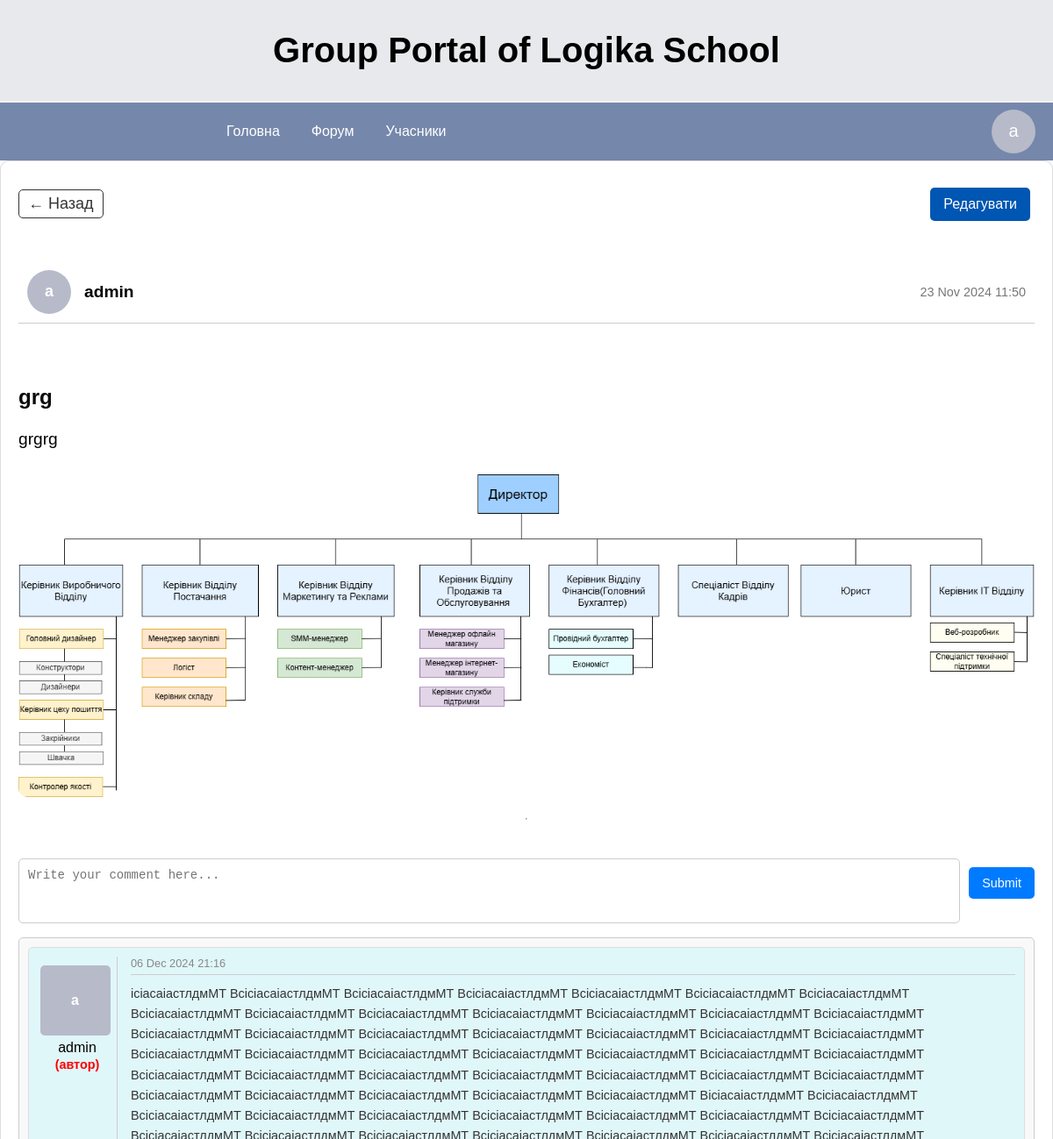
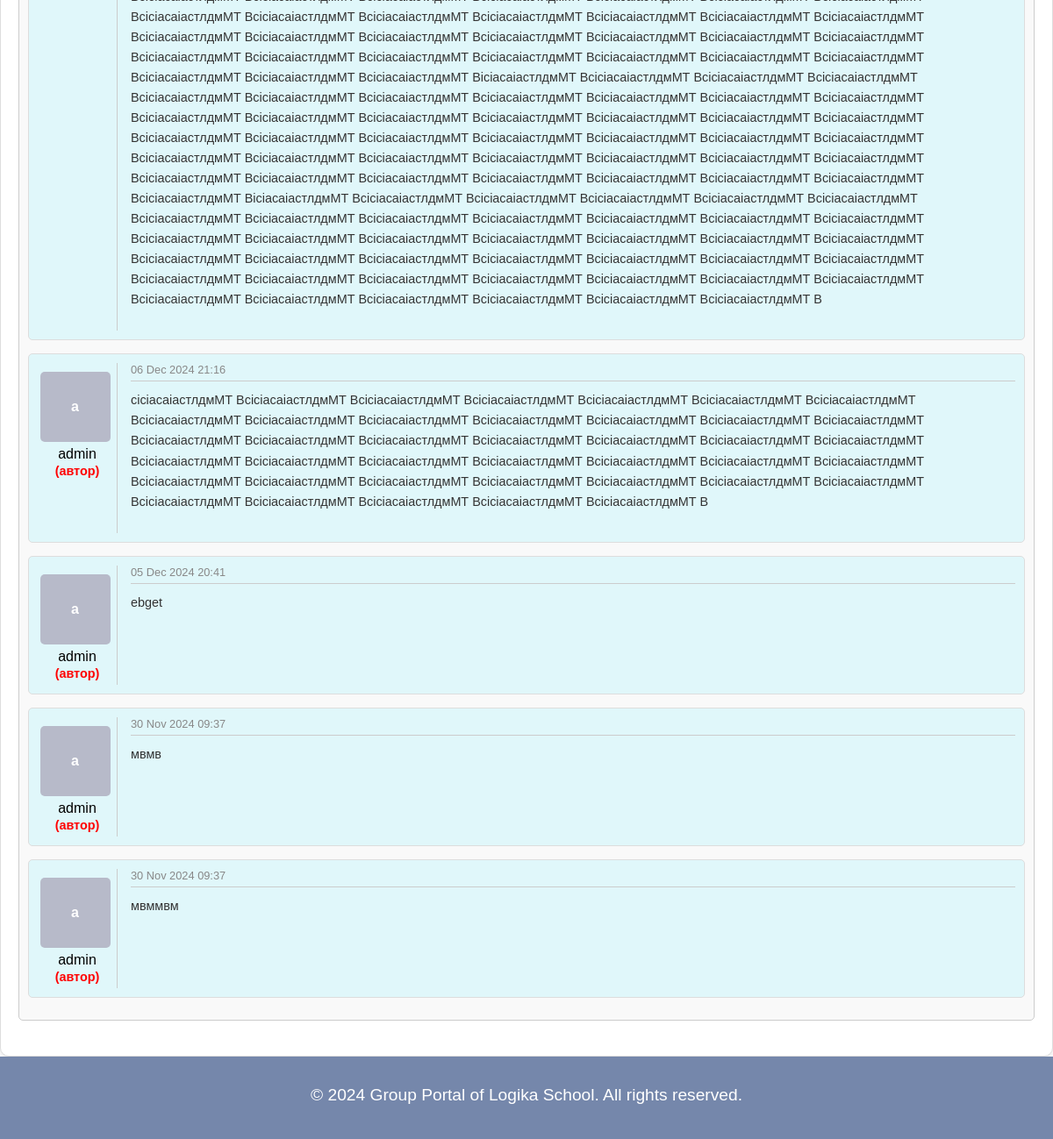
The app's page /forum-post/6/ (signed in) with its own data (2 pictures, top to bottom).
### portal/models.py (models this page shows, shortened)
class ForumPost(models.Model):
    category = models.ForeignKey(ForumCategory, on_delete=models.CASCADE, related_name='forum_posts')
    author = models.ForeignKey(User, on_delete=models.CASCADE, related_name='forum_posts')
    title = models.CharField(max_length=255)
    text = models.TextField()
    image = models.ImageField(upload_to='forum_posts/images/', blank=True, null=True)
    video = models.FileField(upload_to='forum_posts/videos/', blank=True, null=True)
    created_at = models.DateTimeField(auto_now_add=True)
    comments = GenericRelation(Comment)

class Comment(models.Model):
    user = models.ForeignKey(User, on_delete=models.CASCADE)
    content_type = models.ForeignKey(ContentType, on_delete=models.CASCADE)
    object_id = models.PositiveIntegerField()
    content_object = GenericForeignKey('content_type', 'object_id')
    text = models.TextField()
    created_at = models.DateTimeField(auto_now_add=True)

### portal/views.py (the view, shortened to what this page needs)
# urls.py: path('forum-post/<int:pk>/', views.ForumPostDetailView.as_view(), name='forum_post_detail'),
class ForumPostDetailView(LoginRequiredMixin,FormMixin, DetailView):
    model = ForumPost
    template_name = 'portal/forum/forum_post_detail.html'
    context_object_name = 'forum_posts'
    form_class = CommentForm
    def get_context_data(self, **kwargs):
        context = super().get_context_data(**kwargs)
        context['form'] = self.get_form()
        context['comments'] = self.object.comments.all().order_by('-created_at')
        return context

### portal/forms.py
class CommentForm(forms.ModelForm):
    class Meta:
        model = Comment
        fields = ['text']
        widgets = {
            'text': forms.Textarea(attrs={'placeholder': 'Write your comment here...', 'rows': 3})
        }

### portal/context_processors.py (called while the page is built)
def profile_photo_context(request):
    profile_photo = None
    if request.user.is_authenticated:
        profile_photo = ProfilePhoto.objects.filter(user=request.user).first()
    return {'profile_photo': profile_photo}

### portal/templatetags/has_permission.py (called while the page is built, shortened)
@register.filter
def has_permission(current_user, target_user):
    if current_user.is_superuser:
        return True

### templates/portal/forum/forum_post_detail.html (shortened to what this page needs)
{% extends 'base.html' %}
{% load static %}
{% load has_permission %}
{% block content %}
<link rel="stylesheet" href="{% static 'forum_posts_detail.css' %}">
<div class="main-container">
    <div class="header-container">
        <a href="{% url 'forum_post_list' object.category.id  %}" class="back-btn">&#8592; Назад</a>
        {% if request.user|has_permission:user or request.user == object.author %}
            <a href="{% url 'edit_forum_post' object.id %}" class="edit-link">Редагувати</a>
        {% endif %}
    </div>
    <div class="post-author-container">
        <div class="author-left">
            {% if object.author.profile_photo and object.author.profile_photo.photo %}
                <img src="{{ object.author.profile_photo.photo.url }}?{{ object.author.profile_photo.updated_at }}" alt="Author Photo" class="profile-photo">
            {% else %}
                <div class="user-icon-profile" style="background-color: {{ object.author.profile_color.color|default:'#cccccc' }};">
                    {% if object.author.first_name and object.author.last_name %}
                        {{ object.author.first_name|slice:":1" }}{{ object.author.last_name|slice:":1" }}
                    {% else %}
                        {{ object.author.username|slice:":1" }}
                    {% endif %}
                </div>
            {% endif %}
        </div>
        <div class="author-middle">
            <span class="author-username">{{ object.author.username }}</span>
        </div>
        <div class="author-right">
            <span class="post-date">{{ object.created_at|date:"d M Y H:i" }}</span>
        </div>
    </div>
    <div class="post-content">
        <h3>{{ object.title }}</h1>
        <p>{{ object.text }}</p>
        <div class="media-container">
            {% if object.image %}
                <img src="{{ object.image.url }}" alt="Post Image">
            {% endif %}
        </div>
    </div>
    <hr class="sector-divider">
    <div class="comment-form-container">
        <form id="comment-form" method="post" action="{% url 'add_comment' object.id %}" class="comment-form">
            <textarea id="comment-textarea" name="text" placeholder="Write your comment here..." required></textarea>
            <button type="submit" class="btn">Submit</button>
        </form>
    </div>
    <div class="comments-list" id="comments-list">
        {% for comment in comments %}
            <div class="comment-block {% if comment.user == request.user %}current-user{% endif %}">
                <div class="comment-left">
                        {% if profile_photo and profile_photo.photo %}
                        <img src="{{ profile_photo.photo.url }}?{{ profile_photo.updated_at }}" alt="Profile Photo" class="profile-photo-pr">
                        {% else %}
                            <div class="user-icon-profile" style="background-color: {{ user.profile_color.color|default:'#cccccc' }};">
                                {% if user.first_name and user.last_name %}
                                    {{ user.first_name|slice:":1" }}{{ user.last_name|slice:":1" }}
                                {% else %}
                                    {{ user.username|slice:":1" }}
                                {% endif %}
                            </div>
                        {% endif %}
                        <span class="comment-author">{{ comment.user.username }}</span>
                        {% if comment.user == object.author %}
                            <span class="author-badge">(автор)</span>
                        {% endif %}
                </div>
                <div class="comment-right">
                    <div class="comment-date">{{ comment.created_at|date:"d M Y H:i" }}</div>
                    <p class="comment-text">{{ comment.text }}</p>
                </div>
            </div>
        {% empty %}
            <p>No comments yet.</p>
        {% endfor %}
    </div>
</div>
{% endblock %}

### templates/base.html (shortened to what this page needs)
<!DOCTYPE html>
<html lang="en">
<head>
    {% load static %}
    <link rel="stylesheet" href="{% static 'base.css' %}">
</head>
<body>
    <div class="wrapper">
    <header>
            <div class="header-title">
                <h1 class="site-title">Group Portal of Logika School</h1>
            </div>
            <div class="header-links">
                <nav >
                    <a href="{% url 'main'%}">Головна</a>
                    <a href="{% url 'category_list'%}">Форум</a>
                    <a href="{% url 'user_list'%}">Учасники</a>
                </nav>
                <div class="user-menu">
                    {% if profile_photo %}
                        <img src="{{ profile_photo.photo.url }}" alt="Profile Photo" class="profile-photo" style="width: 50px; /* Ширина квадрата */
                        height: 50px; /* Висота квадрата */
                        object-fit: cover; /* Масштабування, щоб повністю заповнити квадрат */
                        border-radius:  50%;; /* Така ж закругленість, як у .user-icon */">
                    {% else %}
                        <div class="user-icon" style="background-color: {{ user.profile_color.color|default:'#cccccc' }};
                                                    color: #fff;
                                                    display: flex;
                                                    justify-content: center;
                                                    align-items: center;
                                                    font-size: 20px;
                                                    width: 50px;
                                                    height: 50px;
                                                    border-radius: 50%;">
                            {% if user.first_name and user.last_name %}
                                {{ user.first_name|slice:":1" }}{{ user.last_name|slice:":1" }}
                            {% else %}
                                {{ user.username|slice:":1" }}
                            {% endif %}
                        </div>
                    {% endif %}
                </div>
            </div>
    </header>
    <main >
        {% block content %}
        {% endblock %}
    </main>
    <footer>
        <p>&copy; 2024 Group Portal of Logika School. All rights reserved.</p>
    </footer>
</div>
</body>
</html>

### static/base.css (style rules this page uses)
body, html { margin: 0; padding: 0; font-family: Arial, sans-serif; height: 100%; display: flex; flex-direction: column; }
.wrapper { display: flex; flex-direction: column; min-height: 120vh; }
header { background-color: rgb(66, 71, 103); color: #fff; text-align: center; }
.site-title { color: black; }
.header-title { background-color: rgba(255, 255, 255, 0.877); padding: 8px; font-size: 20px; position: sticky; top: 0; z-index: 10; border-bottom: 2px solid #f2f1f1; }
.header-links { background-color: rgb(117, 135, 171) ; padding: 8px 0; display: flex; align-items: center; }
.header-links nav { display: flex; gap: 20px; justify-content: center; margin-left: 250px; }
.header-links nav a { color: #fff; text-decoration: none; padding: 8px; }
.user-menu { color: #fff; text-decoration: none; padding-right: 10px; margin-right: 10px; margin-left: auto; text-decoration: none; cursor: pointer; position: relative; }
main { flex: 1; display: flex; background-color: #fff; margin: 0; }
footer { background-color: rgb(117, 135, 171); color: #fff; text-align: center; padding: 10px 0; }

### static/forum_posts_detail.css (style rules this page uses)
.main-container { display: flex; flex-direction: column; gap: 1rem; max-width: 1300px; width: 1300px; margin: 0 auto; padding: 20px; background-color: #fff; border: 1px solid #ddd; border-radius: 10px; box-shadow: 0 2px 5px rgba(0, 0, 0, 0.1); }
.header-container { display: flex; align-items: center; justify-content: space-between; margin-bottom: 20px; }
.back-btn { text-decoration: none; color: #333; font-size: 18px; padding: 5px 10px; border: 1px solid #333; border-radius: 5px; transition: background-color 0.3s ease, color 0.3s ease; }
h3 { font-size: 1.5rem; color: #080909; margin-bottom: 1rem; }
p { font-size: 1.2rem; line-height: 1.6; margin-bottom: 1.5rem; }
.post-author-container { display: flex; align-items: center; margin-bottom: 10px; padding: 10px; border-bottom: 1px solid #ccc; }
.author-left { flex-shrink: 0; margin-right: 15px; }
.user-icon-profile { width: 50px; height: 50px; border-radius: 50%; display: flex; align-items: center; justify-content: center; color: white; font-weight: bold; font-size: 18px; }
.author-middle { flex-grow: 1; }
.author-username { font-size: 1.2em; font-weight: bold; }
.author-right { flex-shrink: 0; color: #777; font-size: 0.9em; }
.post-content { margin-top: 20px; }
.media-container { display: flex; flex-direction: column; gap: 1rem; max-width: 100%; }
.media-container img, .media-container video { max-width: 100%; height: auto; border-radius: 10px; display: block; margin: 0 auto; }
a.edit-link { display: inline-block; padding: 10px 15px; margin: 10px 5px; text-decoration: none; font-size: 1rem; color: white; background-color: #0056b3; border-radius: 5px; transition: background-color 0.3s ease; }
.comment-form-container { margin-top: 20px; }
.comment-form { display: flex; gap: 10px; align-items: flex-start; }
.comment-form textarea { flex-grow: 1; height: 30px; resize: none; overflow: hidden; padding: 10px; border: 1px solid #ccc; border-radius: 5px; font-size: 14px; transition: height 0.2s ease; }
.comment-form .btn { margin-top: 10px; background-color: #007bff; color: white; padding: 10px 15px; border: none; border-radius: 5px; cursor: pointer; font-size: 0.9em; }
.comments-list { max-height: 300px; max-height: none; overflow: visible; margin-bottom: 20px; border: 1px solid #ccc; border-radius: 5px; padding: 10px; background-color: #f9f9f9; }
.comment-block { display: flex; gap: 15px; background-color: #f9f9f9; border: 1px solid #ddd; border-radius: 5px; padding: 10px; margin-bottom: 15px; }
.comment-block .comment-left { display: flex; flex-direction: column; align-items: center; width: 80px; border-right: 1px solid #ccc; padding: 5px; }
.comment-block .comment-right { flex-grow: 1; display: flex; flex-direction: column; }
.comment-block .comment-right .comment-date { font-size: 0.8em; color: #888; margin-bottom: 5px; border-bottom: 1px solid #ccc; padding-bottom: 5px; }
.comment-block .comment-right .comment-text { font-size: 0.9em; color: #333; margin-top: 5px; }
.current-user { background-color: #e0f7fa; }
.comment-left .user-icon-profile { width: 80px; height: 80px; display: flex; align-items: center; justify-content: center; border-radius: 5px; font-size: 1rem; font-weight: bold; color: #fff; margin: 5px; margin-right: 10px; }
.author-badge { display: block; font-size: 0.9em; color: red; font-weight: bold; margin-top: 2px; }

### records on screen
ForumPost: author.username "a", author.username "admin", created_at "23 Nov 2024 11:50", title "grg", text "grgrg", image (picture)
Comment: user.username "admin", shows "(автор)", created_at "06 Dec 2024 21:16", text "ісіасаіастлдмМТ ВсісіасаіастлдмМТ ВсісіасаіастлдмМТ ВсісіасаіастлдмМТ ВсісіасаіастлдмМТ ВсісіасаіастлдмМТ ВсісіасаіастлдмМТ ВсісіасаіастлдмМТ ВсісіасаіастлдмМТ ВсісіасаіастлдмМТ ВсісіасаіастлдмМТ ВсісіасаіастлдмМТ ВсісіасаіастлдмМТ ВсісіасаіастлдмМТ ВсісіасаіастлдмМТ ВсісіасаіастлдмМТ ВсісіасаіастлдмМТ ВсісіасаіастлдмМТ ВсісіасаіастлдмМТ ВсісіасаіастлдмМТ ВсісіасаіастлдмМТ ВсісіасаіастлдмМТ ВсісіасаіастлдмМТ ВсісіасаіастлдмМТ ВсісіасаіастлдмМТ ВсісіасаіастлдмМТ ВсісіасаіастлдмМТ ВсісіасаіастлдмМТ ВсісіасаіастлдмМТ ВсісіасаіастлдмМТ ВсісіасаіастлдмМТ ВсісіасаіастлдмМТ ВсісіасаіастлдмМТ ВсісіасаіастлдмМТ ВсісіасаіастлдмМТ ВсісіасаіастлдмМТ ВсісіасаіастлдмМТ ВсісіасаіастлдмМТ ВсісіасаіастлдмМТ…"
Comment: user.username "admin", shows "(автор)", created_at "06 Dec 2024 21:16", text "сісіасаіастлдмМТ ВсісіасаіастлдмМТ ВсісіасаіастлдмМТ ВсісіасаіастлдмМТ ВсісіасаіастлдмМТ ВсісіасаіастлдмМТ ВсісіасаіастлдмМТ ВсісіасаіастлдмМТ ВсісіасаіастлдмМТ ВсісіасаіастлдмМТ ВсісіасаіастлдмМТ ВсісіасаіастлдмМТ ВсісіасаіастлдмМТ ВсісіасаіастлдмМТ ВсісіасаіастлдмМТ ВсісіасаіастлдмМТ ВсісіасаіастлдмМТ ВсісіасаіастлдмМТ ВсісіасаіастлдмМТ ВсісіасаіастлдмМТ ВсісіасаіастлдмМТ ВсісіасаіастлдмМТ ВсісіасаіастлдмМТ ВсісіасаіастлдмМТ ВсісіасаіастлдмМТ ВсісіасаіастлдмМТ ВсісіасаіастлдмМТ ВсісіасаіастлдмМТ ВсісіасаіастлдмМТ ВсісіасаіастлдмМТ ВсісіасаіастлдмМТ ВсісіасаіастлдмМТ ВсісіасаіастлдмМТ ВсісіасаіастлдмМТ ВсісіасаіастлдмМТ ВсісіасаіастлдмМТ ВсісіасаіастлдмМТ ВсісіасаіастлдмМТ…"
Comment: user.username "admin", shows "(автор)", created_at "05 Dec 2024 20:41", text "ebget"
Comment: user.username "admin", shows "(автор)", created_at "30 Nov 2024 09:37", text "мвмв"
Comment: user.username "admin", shows "(автор)", created_at "30 Nov 2024 09:37", text "мвммвм"

### other values on screen
{{ user.username|slice:":1" }} "a"
